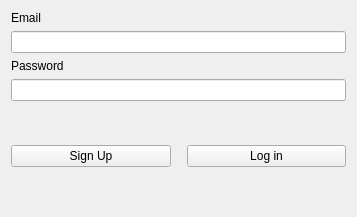
<?xml version="1.0" encoding="UTF-8"?>
<ui version="4.0">
 <class>login</class>
 <widget class="QWidget" name="login">
  <property name="geometry">
   <rect>
    <x>0</x>
    <y>0</y>
    <width>357</width>
    <height>217</height>
   </rect>
  </property>
  <property name="windowTitle">
   <string>Form</string>
  </property>
  <layout class="QVBoxLayout" name="verticalLayout_3">
   <item>
    <layout class="QVBoxLayout" name="verticalLayout_2">
     <item>
      <layout class="QVBoxLayout" name="verticalLayout">
       <item>
        <widget class="QLabel" name="label">
         <property name="text">
          <string>Email</string>
         </property>
         <property name="alignment">
          <set>Qt::AlignLeading|Qt::AlignLeft|Qt::AlignVCenter</set>
         </property>
        </widget>
       </item>
       <item>
        <widget class="QLineEdit" name="lineEdit_login_mail"/>
       </item>
       <item>
        <widget class="QLabel" name="label_8">
         <property name="text">
          <string>Password</string>
         </property>
         <property name="alignment">
          <set>Qt::AlignLeading|Qt::AlignLeft|Qt::AlignVCenter</set>
         </property>
        </widget>
       </item>
       <item>
        <widget class="QLineEdit" name="lineEdit_login_pass">
         <property name="echoMode">
          <enum>QLineEdit::Password</enum>
         </property>
        </widget>
       </item>
      </layout>
     </item>
     <item>
      <layout class="QHBoxLayout" name="horizontalLayout_2">
       <item>
        <widget class="QPushButton" name="pushButton_login_signup">
         <property name="text">
          <string>Sign Up</string>
         </property>
        </widget>
       </item>
       <item>
        <spacer name="verticalSpacer">
         <property name="orientation">
          <enum>Qt::Vertical</enum>
         </property>
         <property name="sizeHint" stdset="0">
          <size>
           <width>10</width>
           <height>20</height>
          </size>
         </property>
        </spacer>
       </item>
       <item>
        <widget class="QPushButton" name="pushButton_login_login">
         <property name="text">
          <string>Log in</string>
         </property>
        </widget>
       </item>
      </layout>
     </item>
    </layout>
   </item>
  </layout>
 </widget>
 <resources/>
 <connections/>
</ui>
